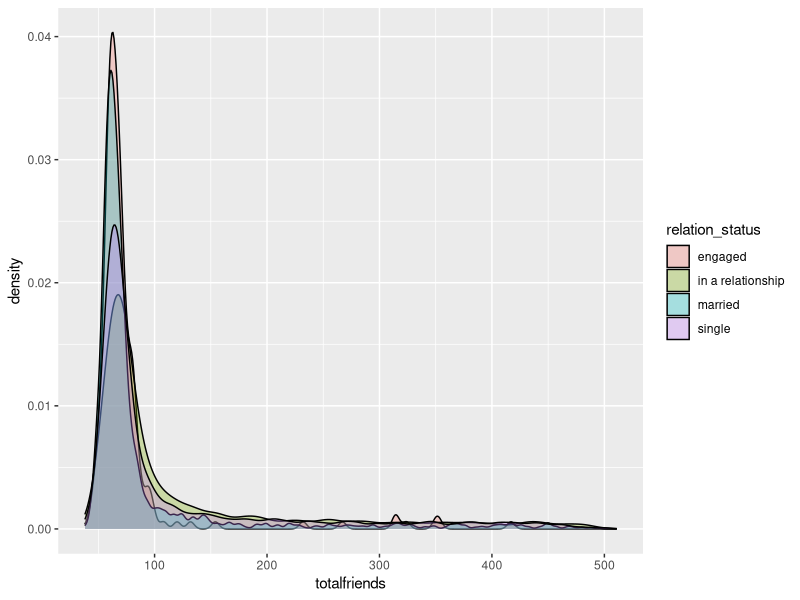
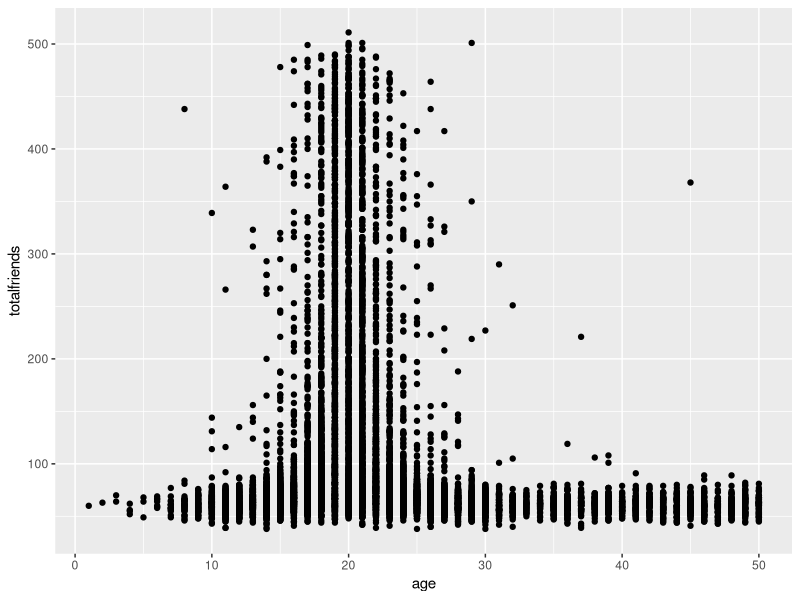
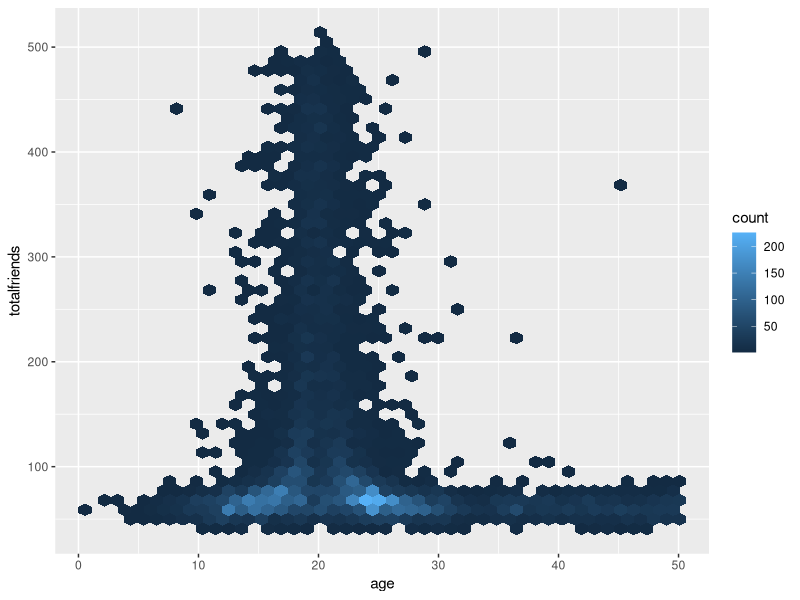
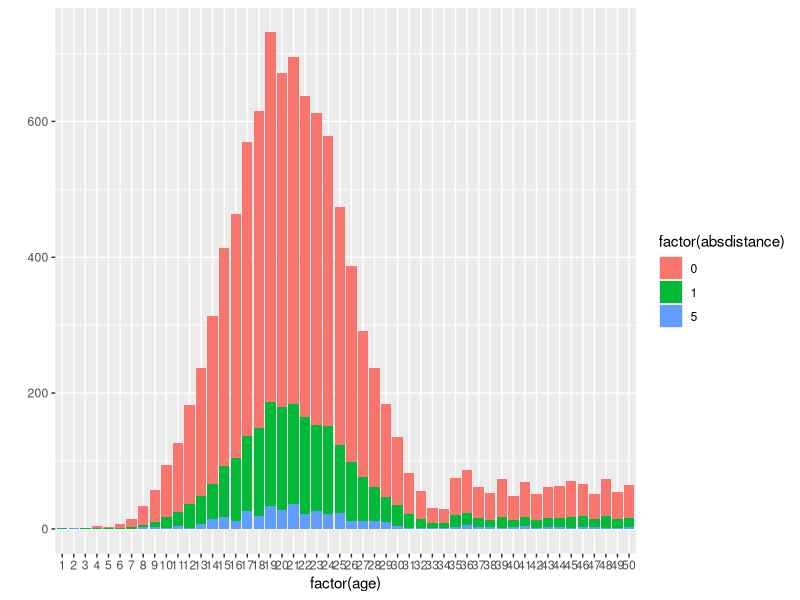
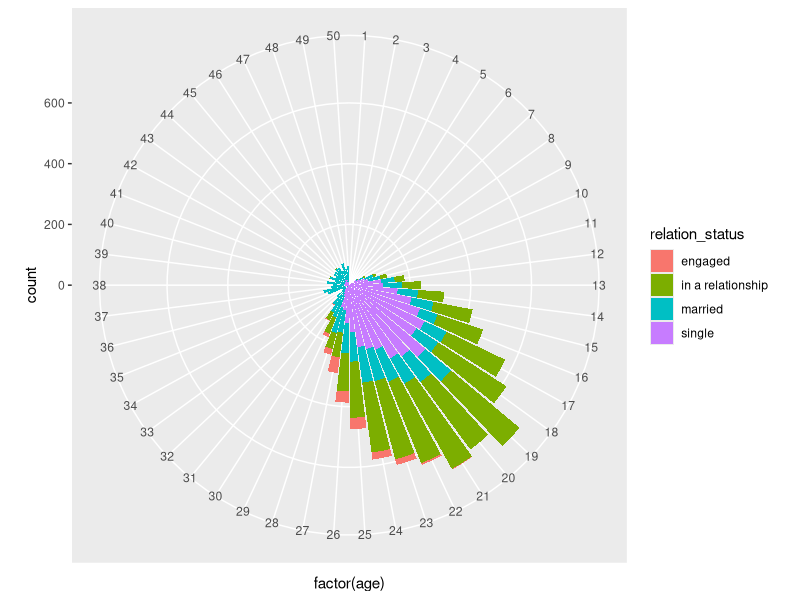
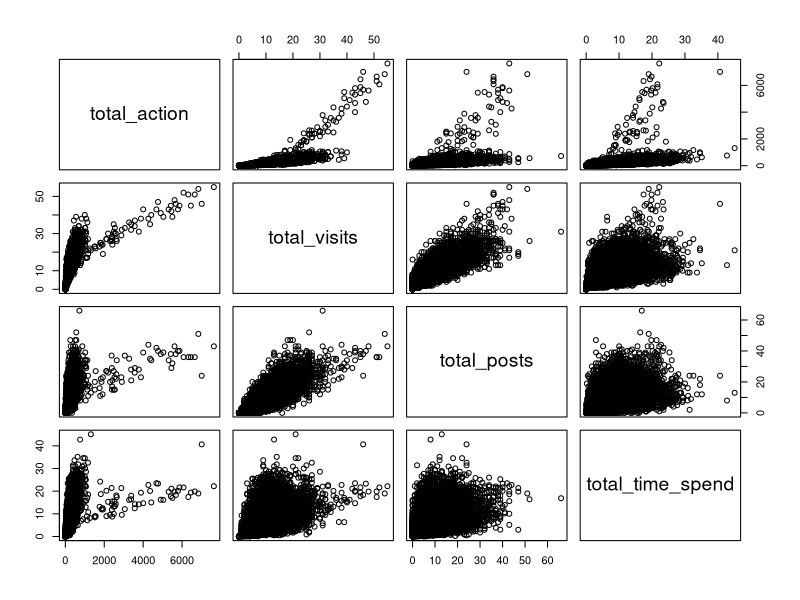
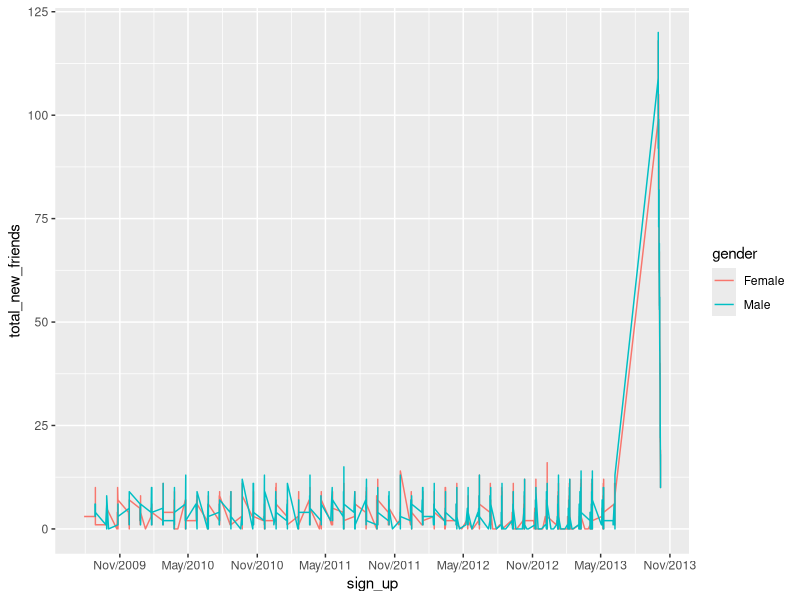
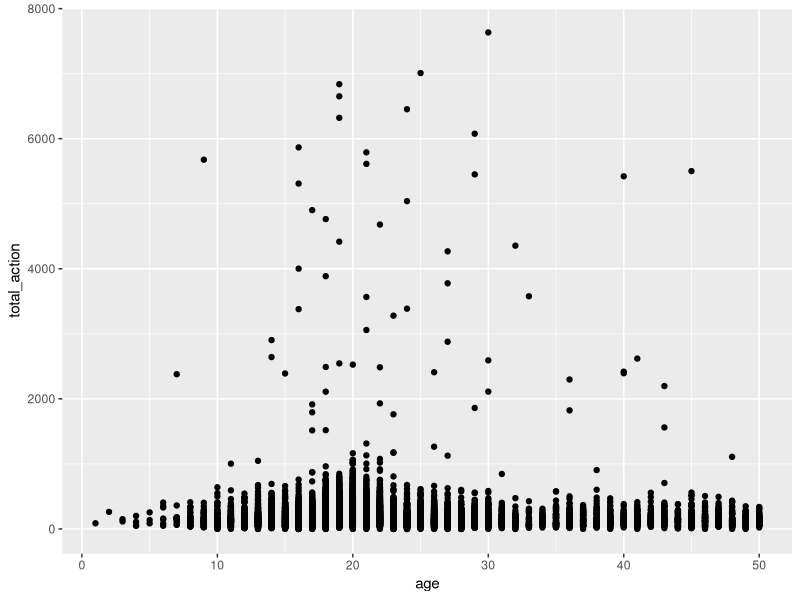

These figures' R source, in order:
setwd("/Users/michaelpiccirilli/Desktop/Fall_2013/W4242/Assignment_2")
q2a <- read.csv(file="Assignment2_2a.csv",header=TRUE,sep=",")
require(ggplot2)
require(hexbin)
require(scales)
require(plyr)
q2a$sign_up <- as.Date(q2a$sign_up)

#Transform some of the numerical data into character
q2a$gender <- gsub("1","Male",q2a$gender)
q2a$gender <- gsub("0","Female",q2a$gender)
q2a$relation_status <- gsub("1","single",q2a$relation_status)
q2a$relation_status <- gsub("2","in a relationship",q2a$relation_status)
q2a$relation_status <- gsub("3","engaged",q2a$relation_status)
q2a$relation_status <- gsub("4","married",q2a$relation_status)


#What is the distibution of the number of friends?
ggplot(q2a, aes(x=totalfriends, fill=relation_status)) + geom_density(alpha=.3)
#Answer:
#A majority of the users have under 100 friends


#What's the relation between the number of friends and age?
ggplot(q2a, aes(x=age,y=totalfriends)) + geom_point() #this is just the points
ggplot(q2a, aes(x=age,y=totalfriends)) + geom_hex(bins=45) #This shows the ponts along with a count-index
coef(lm(totalfriends ~ age, data = q2a))
#Answer:
#As you can see in the graph, there are a lot of members within the age range of 15 - 30
#who have around 50 friends, howevre there are few members between that age range
#how have more than 100 friends


#Does age affect whether users move away from their hometown to live
#another city?
#Answer:
#I created a new column in the dataset to represent the absolute value of the distance
#each user has travelled from their hometown. 
q2a$absdistance <- abs(q2a$living - q2a$hometown)
qplot(factor(age), data=q2a, geom="bar", fill=factor(absdistance))
#A majorty of the users are represented by those who are in their mid-teens to about 30
#and most of which haven't moved away from home, but the second largest group
#of those users have moved 1 region away from their hometown.
#Most of the users outside of this age range are living in the region of their hometown. 
#And interestingly, everyone has either moved only by 1 region, or 5 regions, nothing in between. 


#Characterize the relation between age and relationship status.
ggplot(q2a, aes(x=factor(age),fill=relation_status)) + geom_bar() + coord_polar(theta="x")
#Answer:
#I've created a circular graph with ages of the users, and filled in the area on each age line
#with the count of the relationship status, in blocks of 200. 

#Draw scatter plots between the number of total actions, visits, posts and
#time spent.
pairs(q2a[,c(8,11,12,13)])


#How does the sign up date influence the number of new friends they made?
ggplot(q2a, aes(x=sign_up,y=total_new_friends))+geom_line(aes(color=gender)) + scale_x_date(breaks="6 months",labels=date_format("%b/%Y"))
#Answer: 
#This graph depicts the number of total new friends on the y-axis,
#paired with the sign_up date on the x-axis which is in 6 month increments on major lines, and 3 months on minor lines.
#Members who signed up between ~August 2009 and ~June 2013 all added about 12 friends in the past week.
#However members who joined between ~July 2013 and October 2013 added between 12 and 112 friends,
#with the higher number of adds closer to October 2013.

#Is there any relation between age and users' actions?
ggplot(q2a, aes(x=age,y=total_action)) + geom_point()
ggplot(q2a, aes(x=age,y=total_action)) + geom_hex(bins=40)
#A majority of the the high action users are between 15 and 30.
#However there are many more users between that age who have very few actions


#Do earlier users have more friends?
ggplot(q2a, aes(x=sign_up,y=totalfriends))+geom_line(aes(color=gender)) + scale_x_date(breaks="6 months",labels=date_format("%b/%Y"))
#Answer:  
#I'm not sure if I ran this graph correctly, because the line from beginning of time
#until present seems to be too predictable (too linear).  But based on this graph,
#you can see that there is a relationship between the number of friends people have and 
#when they signed up.  
#The members who signed up earlier have more friends than members who signed up in May 2013
#And while there is a linear trend downwards, there is a spike in total friends by users who signed up
#in ~September and October 2013. 


write.table(q2a,file="Assignment2_2b.csv",sep=",",row.names=F)